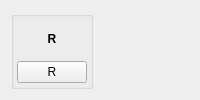
            <widget class="QWidget" name="widget_4" native="true">
             <layout class="QHBoxLayout" name="horizontalLayout_15">
              <item>
               <widget class="QGroupBox" name="grp_R">
                <property name="title">
                 <string/>
                </property>
                <property name="alignment">
                 <set>Qt::AlignCenter</set>
                </property>
                <layout class="QVBoxLayout" name="verticalLayout">
                 <property name="spacing">
                  <number>3</number>
                 </property>
                 <property name="leftMargin">
                  <number>3</number>
                 </property>
                 <property name="topMargin">
                  <number>3</number>
                 </property>
                 <property name="rightMargin">
                  <number>3</number>
                 </property>
                 <property name="bottomMargin">
                  <number>3</number>
                 </property>
                 <item>
                  <widget class="QLabel" name="label_8">
                   <property name="text">
                    <string>&lt;html&gt;&lt;head/&gt;&lt;body&gt;&lt;p&gt;&lt;span style=" font-weight:600;"&gt;R&lt;/span&gt;&lt;/p&gt;&lt;/body&gt;&lt;/html&gt;</string>
                   </property>
                   <property name="alignment">
                    <set>Qt::AlignCenter</set>
                   </property>
                  </widget>
                 </item>
                 <item>
                  <widget class="QPushButton" name="btnKeyR">
                   <property name="minimumSize">
                    <size>
                     <width>70</width>
                     <height>0</height>
                    </size>
                   </property>
                   <property name="maximumSize">
                    <size>
                     <width>68</width>
                     <height>16777215</height>
                    </size>
                   </property>
                   <property name="styleSheet">
                    <string notr="true">min-width: 68px;</string>
                   </property>
                   <property name="text">
                    <string>R</string>
                   </property>
                  </widget>
                 </item>
                </layout>
               </widget>
              </item>
              <item>
               <spacer name="horizontalSpacer_8">
                <property name="orientation">
                 <enum>Qt::Horizontal</enum>
                </property>
                <property name="sizeHint" stdset="0">
                 <size>
                  <width>40</width>
                  <height>20</height>
                 </size>
                </property>
               </spacer>
              </item>
             </layout>
            </widget>
